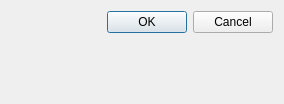
<?xml version="1.0" encoding="UTF-8"?>
<ui version="4.0">
 <class>DialogMotionPose</class>
 <widget class="QDialog" name="DialogMotionPose">
  <property name="geometry">
   <rect>
    <x>0</x>
    <y>0</y>
    <width>284</width>
    <height>104</height>
   </rect>
  </property>
  <property name="windowTitle">
   <string>Dialog</string>
  </property>
  <layout class="QFormLayout" name="axesLayout">
   <item row="0" column="1">
    <widget class="QDialogButtonBox" name="buttonBox">
     <property name="orientation">
      <enum>Qt::Horizontal</enum>
     </property>
     <property name="standardButtons">
      <set>QDialogButtonBox::Cancel|QDialogButtonBox::Ok</set>
     </property>
    </widget>
   </item>
  </layout>
 </widget>
 <resources/>
 <connections>
  <connection>
   <sender>buttonBox</sender>
   <signal>accepted()</signal>
   <receiver>DialogMotionPose</receiver>
   <slot>accept()</slot>
   <hints>
    <hint type="sourcelabel">
     <x>248</x>
     <y>254</y>
    </hint>
    <hint type="destinationlabel">
     <x>157</x>
     <y>274</y>
    </hint>
   </hints>
  </connection>
  <connection>
   <sender>buttonBox</sender>
   <signal>rejected()</signal>
   <receiver>DialogMotionPose</receiver>
   <slot>reject()</slot>
   <hints>
    <hint type="sourcelabel">
     <x>316</x>
     <y>260</y>
    </hint>
    <hint type="destinationlabel">
     <x>286</x>
     <y>274</y>
    </hint>
   </hints>
  </connection>
 </connections>
</ui>
